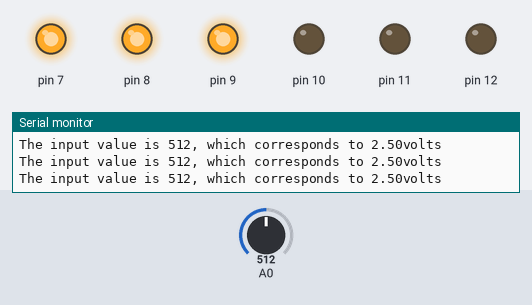
The sketch below on a simulated Arduino Uno, built with avr-gcc and run on an emulated ATmega328P. On the bench: output pins drawn as LEDs (lit = HIGH), the last lines printed to the serial monitor. Inputs (shaded band) come from the test bench; at power-on: A0 = 512.

Above: at 1.2 s.
1.3 s: A0 set to 598
2.8 s: A0 set to 625
At 3.5 s:
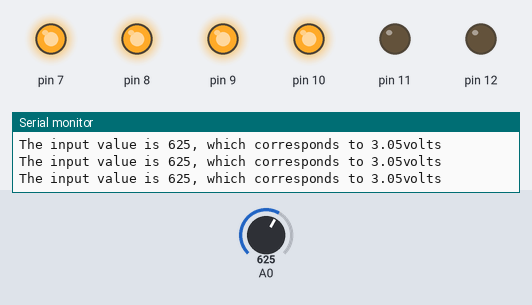
4.3 s: A0 set to 811
7.3 s: A0 set to 833
At 8.4 s:
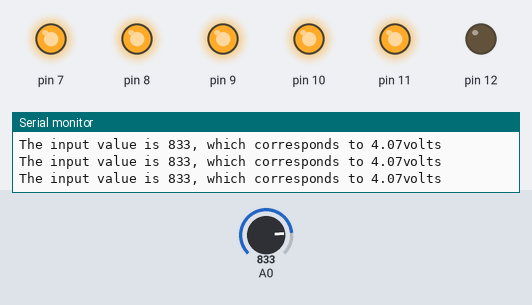
8.8 s: A0 set to 1008
10.3 s: A0 set to 1023
At 11.8 s:
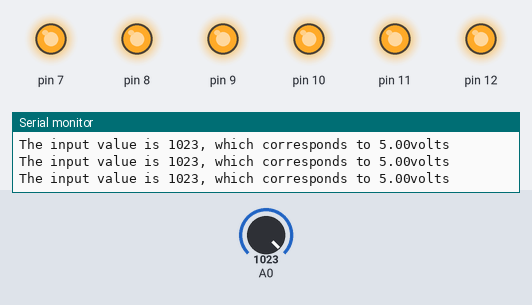
Timing chart, 0 to 12.8 s (numbered marks = the images above; inputs shaded):
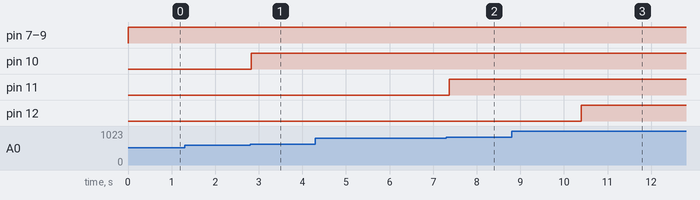

Measured:
- the behaviour switches between 613 and 614 on A0 (found by bisection; images 0 and 1)
- the behaviour switches between 818 and 819 on A0 (found by bisection; images 1 and 2)
- the behaviour switches between 1022 and 1023 on A0 (found by bisection; images 2 and 3)
- after the input at 2.8 s, pin 10: LOW → HIGH at once
- after the input at 7.3 s, pin 11: LOW → HIGH after 0.07 s
- after the input at 10.3 s, pin 12: LOW → HIGH after 0.10 s

The sketch:

Analog.ino
```cpp
#include <math.h>
int value = 0;
float scaleFactor = 5.0/1023;
float voltage = 0.0;

void setup() {
 // put your setup code here, to run once:
  Serial.begin(9600);

  while(!Serial);
  pinMode(7, OUTPUT);
  pinMode(8, OUTPUT);
  pinMode(9, OUTPUT);
  pinMode(10, OUTPUT);
  pinMode(11, OUTPUT);
  pinMode(12, OUTPUT);
}

void loop() {
  setIndicator(readVolts());
  delay(100);
}


double readVolts() //input to voltage
{
  value = analogRead(A0); //Reads the analog input
  voltage = value*scaleFactor;
  Serial.println("The input value is " + String(value) + ", which corresponds to " + String(voltage) + "volts");
  return voltage;
}

void setIndicator(double voltage) //turn on the LEDs based on the voltage.
{
  if(voltage>=0.5){
    digitalWrite(7, HIGH);
  }
  else{
    digitalWrite(7, LOW);
  }
  if(voltage>=1){
    digitalWrite(8, HIGH);
  }
  else{
    digitalWrite(8, LOW);
  }
  if(voltage>=2){
    digitalWrite(9, HIGH);
  }
  else{
    digitalWrite(9, LOW);
  }
  if(voltage>=3){
    digitalWrite(10, HIGH);
  }
  else{
    digitalWrite(10, LOW);
  }
  if(voltage>=4){
    digitalWrite(11, HIGH);
  }
  else{
    digitalWrite(11, LOW);
  }
  if(voltage>=5){
    digitalWrite(12, HIGH);
  }
  else{
    digitalWrite(12, LOW);
  }

}
```
